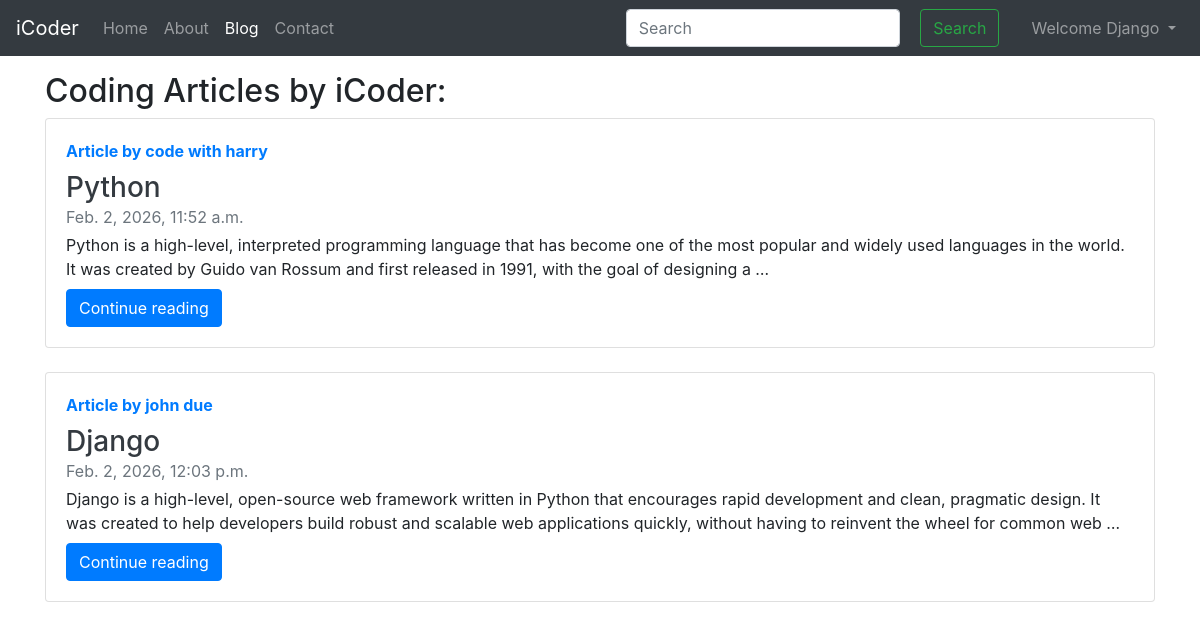
Screenshot of /blog/ (signed in) with the database file from the repository.
### blog/models.py (models this page shows, shortened)
class Post(models.Model):
    sno = models.AutoField(primary_key=True)
    title = models.CharField(max_length=266)
    content = models.TextField()
    author = models.CharField(max_length=15)
    slug = models.CharField(max_length=130)
    timestamp = models.DateTimeField(blank=True)

### blog/views.py (the view)
# urls.py: path('', views.blogHome, name="blogHome"),
def blogHome(request):
    posts = Post.objects.all()
    return render(request, "blog/blogHome.html", {'posts': posts})

### templates/blog/blogHome.html (shortened to what this page needs)
{% extends 'base.html' %}
{% block blogactive %} active {% endblock blogactive %}
{% block body %}
<div class="container my-3">
    <h2>  Coding Articles by iCoder:   </h2>
    <div class="row">
        {% for post in posts %}
        <div class="col-12 mb-4">
            <div class="card h-100">
                <div class="card-body">
                    <strong class="d-inline-block mb-2 text-primary">Article by {{post.author}}</strong>
                    <h3 class="card-title mb-0">
                        <a class="text-dark">{{ post.title }}</a>
                    </h3>
                    <div class="mb-1 text-muted">{{ post.timestamp }}</div>
                    <p class="card-text mb-auto">{{ post.content|truncatewords:"40" }}</p>
                    <a href="{% url 'blogPost' post.slug %}" class="btn btn-primary mt-2">Continue reading</a>
                </div>
            </div>
        </div>
        {% endfor %}
    </div>
</div>
{% endblock body %}

### templates/base.html (shortened to what this page needs)
<!doctype html>
<html lang="en">
  <head>
    <link rel="stylesheet" href="https://cdn.jsdelivr.net/npm/bootstrap@4.4.1/dist/css/bootstrap.min.css"
>
  </head>
  <body>
    <nav class="navbar navbar-expand-lg navbar-dark bg-dark">
      <a class="navbar-brand" href="/">iCoder</a>
      <div class="collapse navbar-collapse" id="navbarSupportedContent">
        <ul class="navbar-nav mr-auto">
          <li class="nav-item {% block homeactive %} {% endblock homeactive %}">
            <a class="nav-link" href="/">Home <span class="sr-only">(current)</span></a>
          </li>
          <li class="nav-item {% block aboutactive %} {% endblock aboutactive %}">
            <a class="nav-link" href="/about">About</a>
          </li>
          <li class="nav-item {% block blogactive %} {% endblock blogactive %}">
            <a class="nav-link" href="/blog">Blog</a>
          </li>
          <li class="nav-item {% block contactactive %} {% endblock contactactive %}">
            <a class="nav-link" href="/contact">Contact</a>
          </li>
        </ul>
        <div class="m1-auto form-inline">
        <form method="get" action="/search/" class="my-2 my-lg-0 mx-3">
          <input class="form-control mr-sm-2" type="search" placeholder="Search" aria-label="Search" name="query" id="query">
          <button class="btn btn-outline-success m-2 my-sm-0" type="submit">Search</button>
        </form>
         {% if user.is_authenticated %}
          <ul class="navbar-nav mr-auto">
            <li class="nav-item dropdown">
              <a class="nav-link dropdown-toggle" href="#" id="navabrDropdown" role="button" data-toggle="dropdown" aria-haspopup="true" aria-expanded="false">
                Welcome {{request.user}}
              </a>
            </li>
          </ul>
        {% else %}
          <button type="button" class="btn btn-primary mr-2" data-toggle="modal" data-target="#loginmodal">Login</button>
          <button type="button" class="btn btn-primary mr-2" data-toggle="modal" data-target="#signupmodel">Signup</button>
        {% endif %}
      </div>
    </nav>
    {% block body %}{% endblock body %}
  </body>
</html>

### rows the page displays
Post: author "code with harry", title "Python", timestamp "Feb. 2, 2026, 11:52 a.m.", content "Python is a high-level, interpreted programming language that has become one of the most popular and widely used languages in the world. It was created by Guido van Rossum and first released in 1991, with the goal of designing a …"
Post: author "john due", title "Django", timestamp "Feb. 2, 2026, 12:03 p.m.", content "Django is a high-level, open-source web framework written in Python that encourages rapid development and clean, pragmatic design. It was created to help developers build robust and scalable web applications quickly, without having to reinvent the wheel for common web …"

### other values shown
{{ request.user }} "Django"
